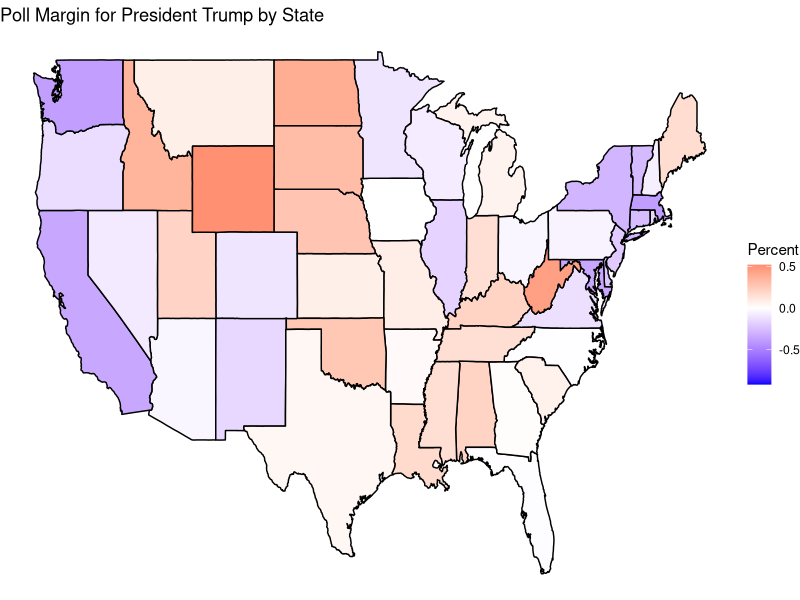

Source code (R): (Note: this script raises an error after producing the figure.)
library(tidyverse)

state_polls <- read_csv("../data/polls_2020.csv")
population <- read_csv("../data/population.csv")

states_map <- map_data("state")
unique(states_map$region)

polls <- state_polls %>% 
  left_join(population, by = c("state")) %>% 
  mutate(trump_votes = trump_poll * population,
         biden_votes = biden_poll * population,
         trump_2p = trump_votes/(trump_votes + biden_votes),
         trump_margin = 2 * trump_2p - 1)

polls %>% 
  summarize(trump_total = sum(trump_votes)/sum(population),
            biden_total = sum(biden_votes)/sum(population))

polls$region <- tolower(polls$state)

polls %>% 
  left_join(states_map, by = "region") %>%
  ggplot(aes(long, lat, group = group)) +
  geom_polygon(aes(fill = trump_margin), color = "black") +
  scale_fill_gradient2(
    high = "red",
    mid = "white",
    low = "blue",
    midpoint = 0,
    name = "Percent"
  ) +
  labs(title = "Poll Margin for President Trump by State") + 
  theme_void() + 
  ggsave("../plots/poll_margin.png")
